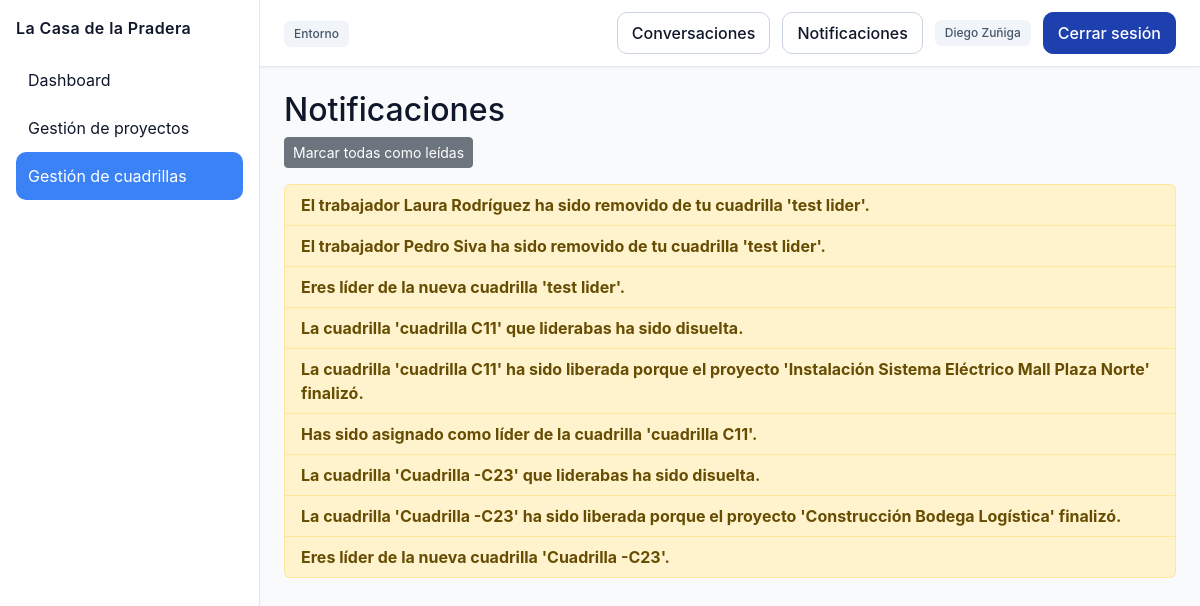
/personal/notificaciones/ (signed in), run on an earlier commit of the app's database.
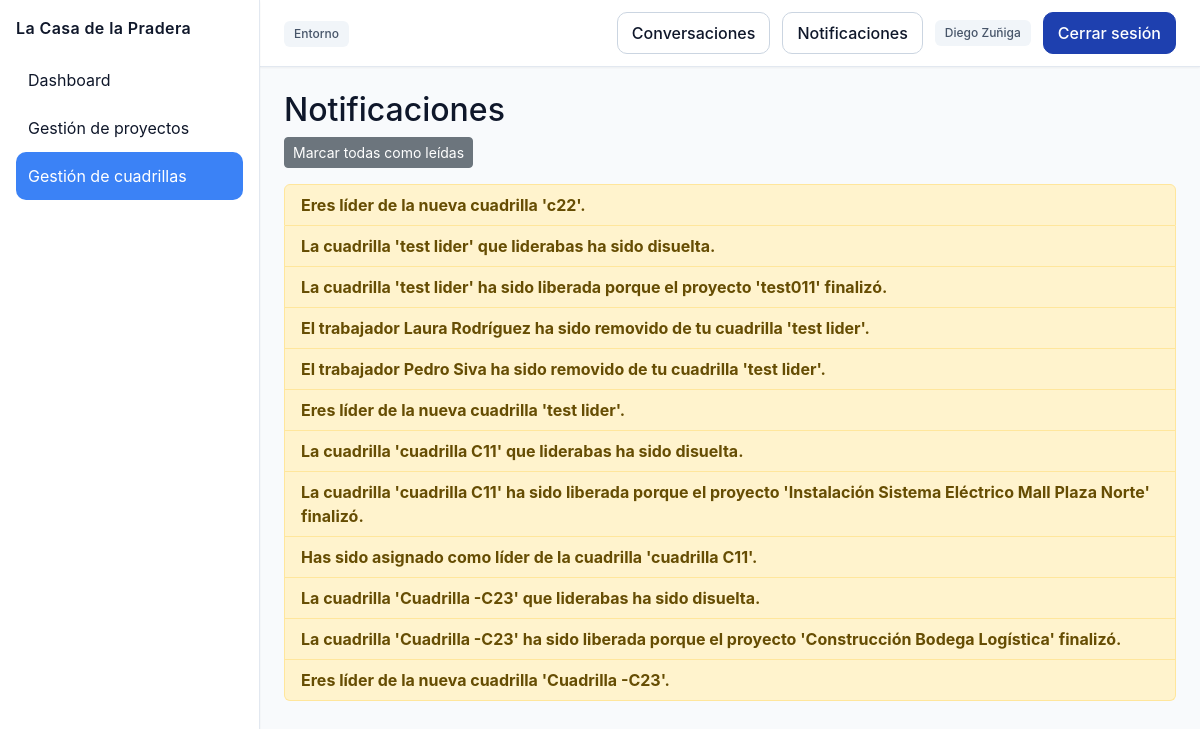
And on a later commit of the database.
### personal/models.py (models this page shows, shortened)
class Notificacion(models.Model):
    user = models.ForeignKey(
        User,
        on_delete=models.CASCADE,
        related_name="notificaciones"
    )
    mensaje = models.TextField()
    fecha = models.DateTimeField(auto_now_add=True)
    leida = models.BooleanField(default=False)
    class Meta:
        ordering = ["-fecha"]

### personal/views.py (the view)
@login_required
def mis_notificaciones(request):
    notifs = request.user.notificaciones.all()
    return render(request, "mis_notificaciones.html", {
        "notifs": notifs,
    })

### core/context_processors.py (called while the page is built)
def notificaciones_no_leidas(request):
    if request.user.is_authenticated:
        return {
            "notifs_no_leidas": request.user.notificaciones.filter(leida=False).count()
        }
    return {"notifs_no_leidas": 0}

### personal/templates/mis_notificaciones.html (shortened to what this page needs)
{% extends 'base.html' %}
{% block content %}
<h2>Notificaciones</h2>
{% if notifs %}
    <div class="mb-3">
        <a href="{% url 'personal:notifs_leidas' %}" class="btn btn-sm btn-secondary">
            Marcar todas como leídas
        </a>
    </div>
    <ul class="list-group">
        {% for n in notifs %}
            <li class="list-group-item {% if not n.leida %}fw-bold list-group-item-warning{% endif %}">
                {{ n.mensaje }}<br>
            </li>
        {% endfor %}
    </ul>
{% else %}
    <p>No tienes notificaciones.</p>
{% endif %}
{% endblock %}

What changed in the data, as far as the page shows it:
added Notificacion: mensaje "Eres líder de la nueva cuadrilla 'c22'."
added Notificacion: mensaje "La cuadrilla 'test lider' que liderabas ha sido disuelta."
added Notificacion: mensaje "La cuadrilla 'test lider' ha sido liberada porque el proyecto 'test011' finalizó."
